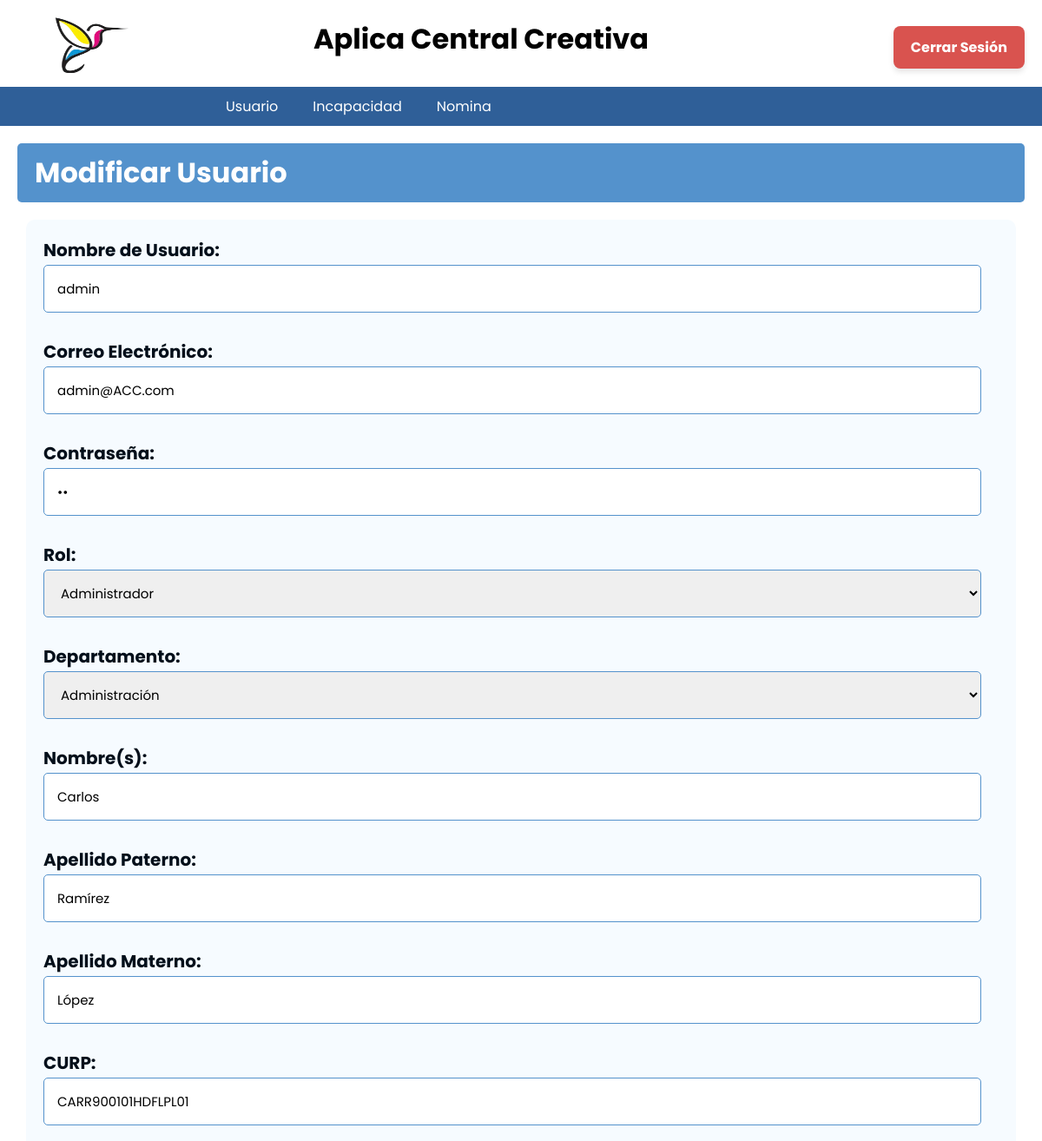
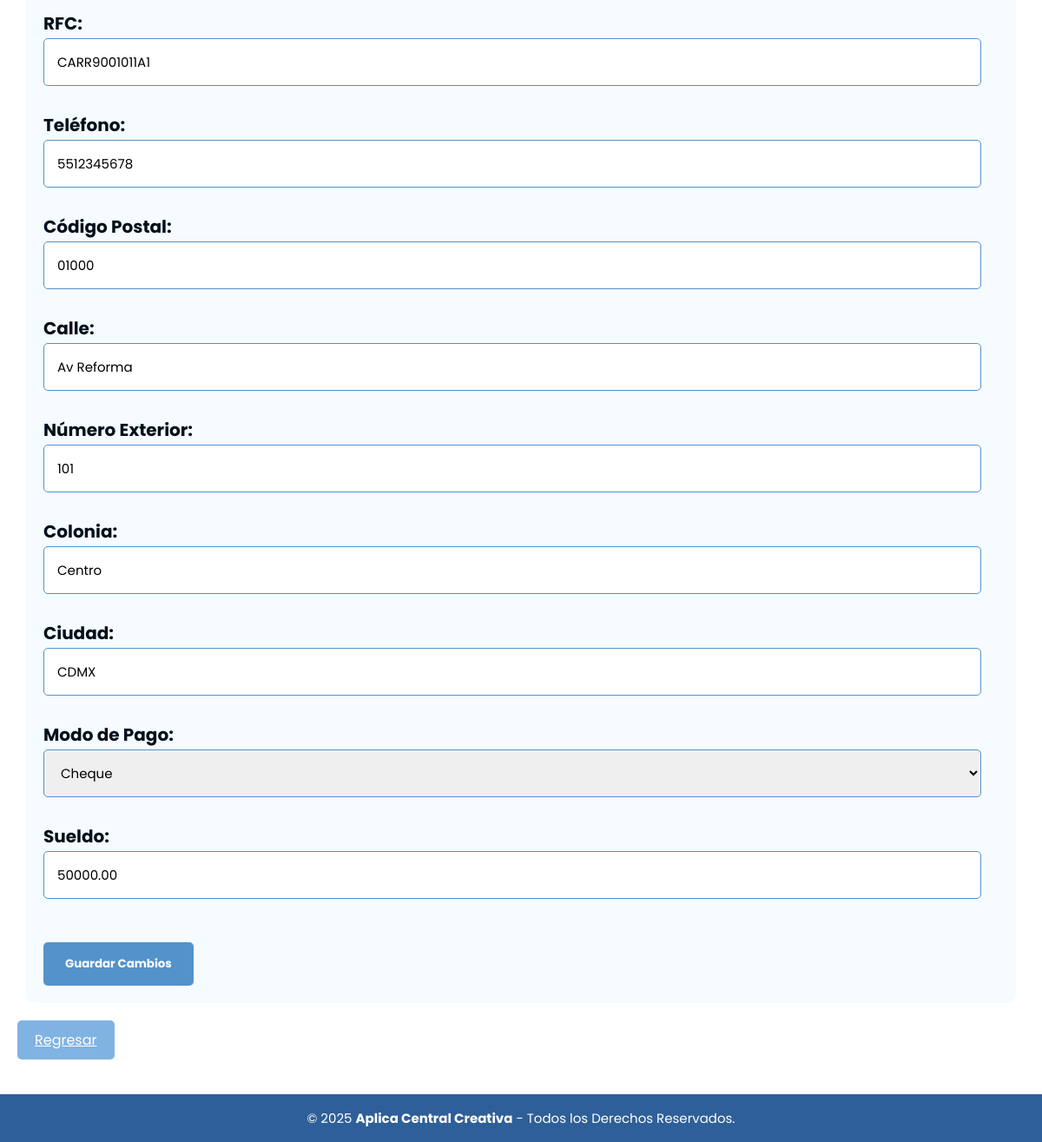
/Usuarios/Editar/Modificar.php?id_usuario=1 (signed in), run on the app's committed database (2 pictures, top to bottom).
### tables this page shows
CREATE TABLE persona (
id_persona INT NOT NULL PRIMARY KEY AUTO_INCREMENT,
id_usuario INT NOT NULL,
nom_persona VARCHAR(50) NOT NULL,
apellido_paterno VARCHAR(20) NOT NULL,
apellido_materno VARCHAR(20) NOT NULL,
curp VARCHAR(18) NOT NULL,
rfc  VARCHAR(13) NOT NULL,
codigo_postal VARCHAR(5),
calle VARCHAR(20),
num_ext TINYINT,
colonia VARCHAR(50),
ciudad VARCHAR(20),
telefono VARCHAR(10) NOT NULL,
sueldo NUMERIC(10,2),
modo_Pago ENUM('Efectivo','Tarjeta','Cheque'),
CONSTRAINT fk_usuario FOREIGN KEY (id_usuario) REFERENCES Usuario(id_usuario)
);

CREATE TABLE usuario (
id_usuario INT NOT NULL PRIMARY KEY AUTO_INCREMENT,
nombre_usuario VARCHAR(50) NOT NULL,
correo TEXT NOT NULL,
contraseña VARCHAR(25) NOT NULL,
id_rol INT NOT NULL, 
id_departamento INT NOT NULL,
fecha_ingreso datetime,
CONSTRAINT fk_usuario_roles FOREIGN KEY (id_rol) REFERENCES Roles(id_rol),
CONSTRAINT fk_usuario_depar FOREIGN KEY (id_departamento) REFERENCES departamento(id_departamento)
);

CREATE TABLE roles (
id_rol INT NOT NULL PRIMARY KEY AUTO_INCREMENT,
roles VARCHAR(20) NOT NULL
);

CREATE TABLE departamento(
id_departamento INT NOT NULL PRIMARY KEY AUTO_INCREMENT,
nombre_departamento VARCHAR(50) NOT NULL
);

### Usuarios/Editar/Modificar.php (the view, shortened to what this page needs)
<?php
include('../../BD/ConexionBD.php');
include('../../Nav/header2.php');
$id_usuario = $_GET['id_usuario'];
$query = "SELECT u.*, p.*
          FROM usuario u
          JOIN persona p ON u.id_usuario = p.id_usuario
          WHERE u.id_usuario = ?";
$stmt = $conn->prepare($query);
$stmt->bind_param("i", $id_usuario);
$stmt->execute();
$result = $stmt->get_result();
$datos = $result->fetch_assoc();
$roles = $conn->query("SELECT id_rol, roles FROM roles");
$departamentos = $conn->query("SELECT id_departamento, nombre_departamento FROM departamento");
$modos_pago = ['Efectivo', 'Tarjeta', 'Cheque'];
?>
<body>
<h1 class="titulo">Modificar Usuario</h1>
<form class="form_reg_usuario" action="Editar_U.php" method="POST">
    <label>Nombre de Usuario:</label>
    <input type="text" name="nombre_usuario" value="<?= $datos['nombre_usuario'] ?>" required><br><br>
    <label>Correo Electrónico:</label>
    <input type="email" name="correo" value="<?= $datos['correo'] ?>" required><br><br>
    <label>Contraseña:</label>
    <input type="password" name="contraseña" value="<?= $datos['contraseña'] ?>" required><br><br>
    <label>Rol:</label>
    <select name="id_rol" required>
        <?php while ($rol = $roles->fetch_assoc()): ?>
            <option value="<?= $rol['id_rol'] ?>" <?= ($rol['id_rol'] == $datos['id_rol']) ? 'selected' : '' ?>>
                <?= $rol['roles'] ?>
            </option>
        <?php endwhile; ?>
    </select><br><br>
    <label>Departamento:</label>
    <select name="id_departamento" required>
        <?php while ($dep = $departamentos->fetch_assoc()): ?>
            <option value="<?= $dep['id_departamento'] ?>" <?= ($dep['id_departamento'] == $datos['id_departamento']) ? 'selected' : '' ?>>
                <?= $dep['nombre_departamento'] ?>
            </option>
        <?php endwhile; ?>
    </select><br><br>
    <label>Nombre(s):</label>
    <input type="text" name="nom_persona" value="<?= $datos['nom_persona'] ?>" required><br><br>
    <label>Apellido Paterno:</label>
    <input type="text" name="apellido_paterno" value="<?= $datos['apellido_paterno'] ?>" required><br><br>
    <label>Apellido Materno:</label>
    <input type="text" name="apellido_materno" value="<?= $datos['apellido_materno'] ?>" required><br><br>
    <label>CURP:</label>
    <input type="text" name="curp" value="<?= $datos['curp'] ?>" required><br><br>
    <label>RFC:</label>
    <input type="text" name="rfc" value="<?= $datos['rfc'] ?>" required><br><br>
    <label>Teléfono:</label>
    <input type="text" name="telefono" value="<?= $datos['telefono'] ?>" required><br><br>
    <label>Código Postal:</label>
    <input type="text" name="codigo_postal" value="<?= $datos['codigo_postal'] ?>" required><br><br>
    <label>Calle:</label>
    <input type="text" name="calle" value="<?= $datos['calle'] ?>" required><br><br>
    <label>Número Exterior:</label>
    <input type="number" name="num_ext" value="<?= $datos['num_ext'] ?>" required><br><br>
    <label>Colonia:</label>
    <input type="text" name="colonia" value="<?= $datos['colonia'] ?>" required><br><br>
    <label>Ciudad:</label>
    <input type="text" name="ciudad" value="<?= $datos['ciudad'] ?>" required><br><br>
    <label>Modo de Pago:</label>
    <select name="modo_pago" required>
        <?php foreach ($modos_pago as $modo): ?>
            <option value="<?= $modo ?>" <?= ($modo == $datos['modo_Pago']) ? 'selected' : '' ?>><?= $modo ?></option>
        <?php endforeach; ?>
    </select><br><br>
    <label>Sueldo:</label>
    <input type="number" step="0.01" name="sueldo" value="<?= $datos['sueldo'] ?>" required><br><br>
    <input type="submit" value="Guardar Cambios">
</form>
<a href="../Usuario.php" class="regresar">Regresar</a>
</body>
<?php include('../../Nav/footer.php'); ?>
</html>

### CSS/menu.css (style rules this page uses)
* { padding: 0px; margin: 0px; }

### CSS/tablas_boton.css (style rules this page uses)
.titulo { background-color: #5492cc; color: white; padding: 10px 20px; border: none; border-radius: 5px; cursor: pointer; font-family: 'Poppins', sans-serif; margin-left: 20px; margin-top: 20px; margin-right: 20px; }
a { text-decoration: underline; color: rgb(0, 0, 0); }
.regresar { background-color: #80b3e2; color: white; padding: 10px 20px; border: none; border-radius: 5px; cursor: pointer; font-family: 'Poppins', sans-serif; margin-top: 20px; margin-bottom: 10px; display: inline-block; margin-left: 20px; }

### CSS/formularios.css (style rules this page uses)
.titulo { background-color: #5492cc; color: white; padding: 10px 20px; border: none; border-radius: 5px; cursor: pointer; font-family: 'Poppins', sans-serif; margin-left: 20px; margin-top: 20px; margin-bottom: 20px; margin-right: 20px; }
.regresar { background-color: #80b3e2; color: white; padding: 10px 20px; border: none; border-radius: 5px; cursor: pointer; font-family: 'Poppins', sans-serif; margin-top: 20px; margin-bottom: 10px; display: inline-block; margin-left: 20px; }
* { font-family: 'Poppins', sans-serif; margin: 0; padding: 0; box-sizing: border-box; }
.form_reg_usuario { max-width: 100%; margin: 20px auto; padding: 20px; background-color: #f6fbff; border-radius: 10px; box-shadow: 0 0 10px rgba(70, 196, 255, 0); font-family: 'Poppins', sans-serif; max-width: 95%; margin-top: 20px; margin-bottom: 20px; margin: 0 auto; padding: 20px; }
.form_reg_usuario input[type="text"], .form_reg_usuario input[type="number"], .form_reg_usuario input[type="password"], .form_reg_usuario input[type="date"], .form_reg_usuario input[type="email"], .form_reg_usuario textarea, .form_reg_usuario select { width: calc(100% - 20px); padding: 15px; margin-bottom: 5px; border: 1px solid #5492cc; border-radius: 5px; box-sizing: border-box; font-family: 'Poppins', sans-serif; font-size: 15px; }
.form_reg_usuario input[type="submit"] { background-color: #5492cc; color: white; padding: 15px 25px; border: none; border-radius: 5px; cursor: pointer; font-family: 'Poppins', sans-serif; margin-top: 20px; font-weight: bold; }
.form_reg_usuario label { display: block; margin-bottom: 2px; font-weight: bold; color: #030f1a; font-family: 'Poppins', sans-serif; font-size: 20px; }

### CSS/departamentos.css (style rules this page uses)
a { text-decoration: underline; color: purple; }

### CSS/cabecera2.css (style rules this page uses)
* { padding: 0px; margin: 0px; }
h1, h2 { color: #000000; }

### CSS/eliminar.css (style rules this page uses)
.titulo { background-color: #5492cc; color: white; padding: 10px 20px; border: none; border-radius: 5px; cursor: pointer; font-family: 'Poppins', sans-serif; margin-left: 20px; margin-top: 20px; margin-right: 20px; }
.regresar { background-color: #80b3e2; color: white; padding: 10px 20px; border: none; border-radius: 5px; cursor: pointer; font-family: 'Poppins', sans-serif; margin-top: 20px; margin-bottom: 10px; display: inline-block; margin-left: 20px; }
h1, h2 { color: #000000; }

### data on the page
persona: nombre_usuario "admin", correo "admin@ACC.com", nom_persona "Carlos", apellido_paterno "Ramírez", apellido_materno "López", curp "CARR900101HDFLPL01", rfc "CARR9001011A1", telefono "5512345678", codigo_postal "01000", calle "Av Reforma", num_ext "101", colonia "Centro", ciudad "CDMX", modo_pago "Cheque", sueldo "50000.00"
usuario: id_rol "Administrador", id_departamento "Administración"

### other printed values
$nombre "Usuario"
$nombre "Incapacidad"
$nombre "Nomina"
